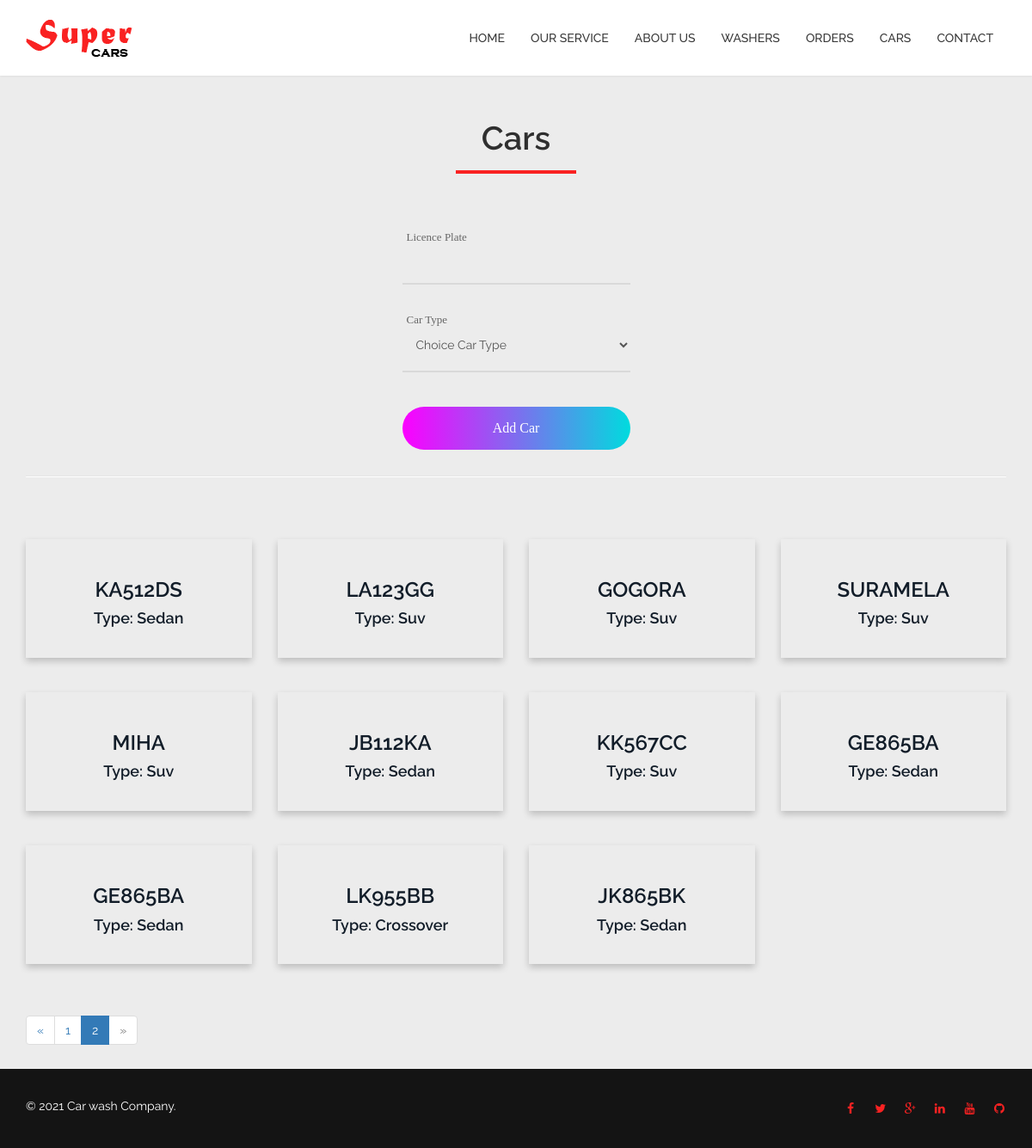
/cars?page=2, run on an earlier commit of the app's database.
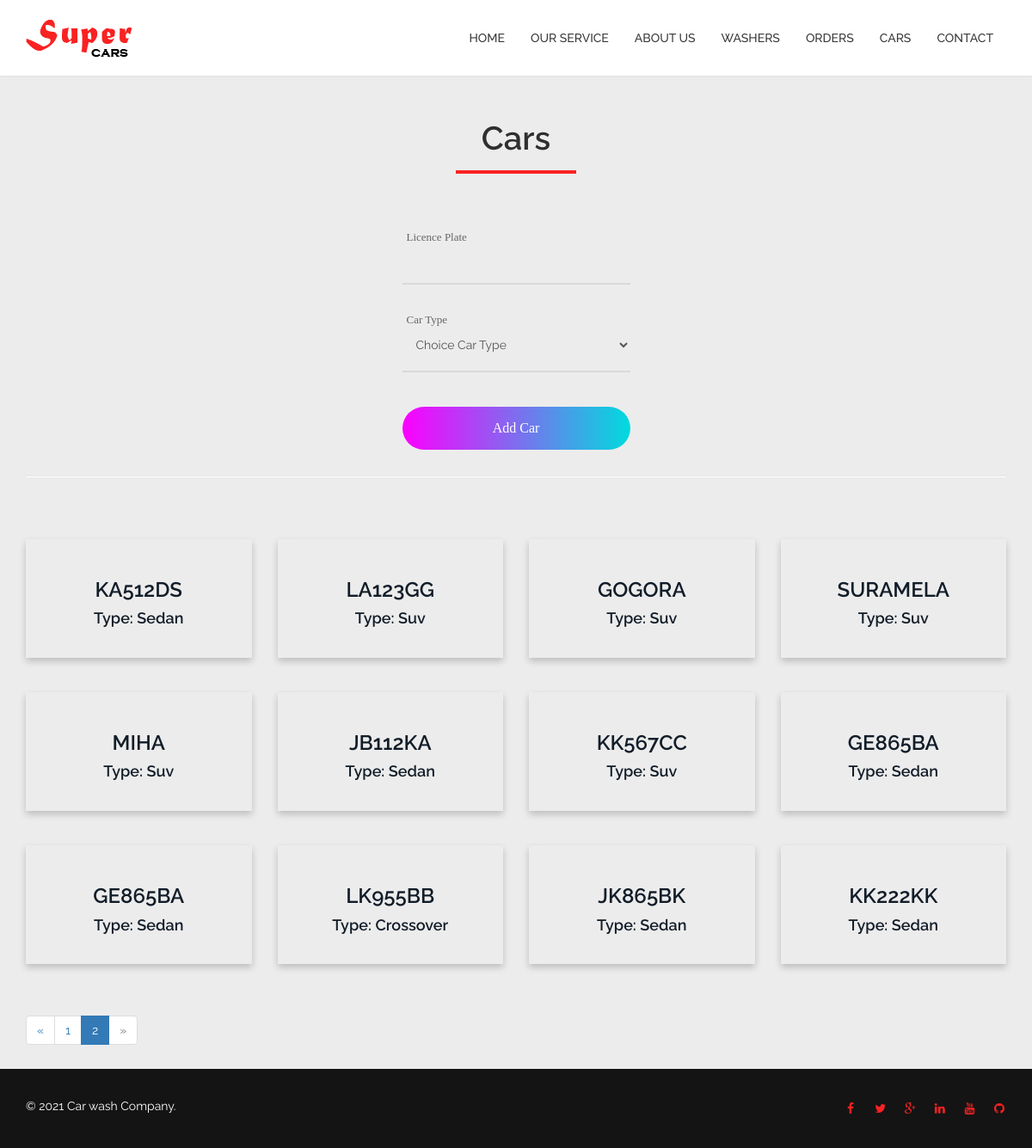
And on a later commit of the database.
### serviceapp/models.py (models this page shows, shortened)
class Car(models.Model):
    licence_plate = models.CharField(max_length=20)
    car_type = models.ForeignKey(
        to='serviceapp.CarType',
        on_delete=models.SET_NULL,
        null=True,
        related_name='cars')
    class Meta:
        verbose_name = _('Car')
        verbose_name_plural = _('Cars')

class CarType(models.Model):
    name = models.CharField(max_length=45, verbose_name=_('Car Type'), unique=True)
    price = models.DecimalField(max_digits=4, decimal_places=2)
    def __str__(self):
        return self.name
    class Meta:
        db_table = 'car_type'

### serviceapp/views.py (the view, shortened to what this page needs)
# urls.py: path('cars', cars_list, name='cars'),
def cars_list(request: WSGIRequest) -> HttpResponse:
    car_list = Car.objects.all()
    page = request.GET.get('page', 1)
    paginator = Paginator(car_list, 12)
    cars = paginator.page(page)
    car_form = CarForm()
    message_text = None
    return render(request, 'pages/cars.html', context={'cars': cars, 'form': car_form, 'message': message_text})

### serviceapp/forms.py
class CarForm(forms.ModelForm):
    licence_plate = CharField(widget=forms.TextInput(attrs={'class': 'car-input-fields'}))
    car_type = ModelChoiceField(empty_label='Choice Car Type',
                                widget=forms.Select(attrs={'class': 'form-control car-input-fields'}),
                                queryset=CarType.objects.all())
    class Meta:
        model = Car
        fields = ('licence_plate', 'car_type')

### templates/pages/cars.html (shortened to what this page needs)
{% extends 'layout.html' %}
{% load static %}
{% block content %}
    <section id="orders">
        <div class="container">
            <div class="section-header">
                <br>
                <br>
                <h2 class="section-title text-center wow fadeInDown">Cars</h2>
            </div>
            <form class="contact100-form validate-form car-form center" action="/cars" method="post">
                <div class="wrap-input100 validate-input">
                    <span class="label-input100">Licence Plate</span>
                    <div>
                        {{ form.licence_plate }}
                    </div>
                    <span class="focus-input100"></span>
                </div>
                <div class="wrap-input100 input100-select">
                    <span class="label-input100">Car Type</span>
                    <div>
                        {{ form.car_type }}
                    </div>
                    <span class="focus-input100"></span>
                </div>
                <div class="container-contact100-form-btn">
                    <div class="wrap-contact100-form-btn">
                        <div class="contact100-form-bgbtn"></div>
                        <button class="contact100-form-btn">
							<span>
								Add Car
							</span>
                        </button>
                    </div>
                </div>
            </form>
            <hr>
            <br>
            <br>
            <div class="row">
                {% for car in cars %}
                    <div class="col-md-3 col-sm-6 card-margin ">
                        <a href='#'>
                            <div class="wow fadeInUp car-card" data-wow-duration="400ms" data-wow-delay="0ms">
                                <div class="text-center">
                                    <br>
                                    <h3>{{ car.licence_plate }}</h3>
                                    <h4>Type: {{ car.car_type }}</h4>
                                    <br>
                                </div>
                            </div>
                        </a>
                    </div>
                {% endfor %}
            </div>
            {% if cars.has_other_pages %}
                <ul class="pagination">
                    {% if cars.has_previous %}
                        <li><a href="?page={{ cars.previous_page_number }}">&laquo;</a></li>
                    {% else %}
                        <li class="disabled"><span>&laquo;</span></li>
                    {% endif %}
                    {% for i in cars.paginator.page_range %}
                        {% if cars.number == i %}
                            <li class="active"><span>{{ i }} <span class="sr-only">(current)</span></span></li>
                        {% else %}
                            <li><a href="?page={{ i }}">{{ i }}</a></li>
                        {% endif %}
                    {% endfor %}
                    {% if cars.has_next %}
                        <li><a href="?page={{ cars.next_page_number }}">&raquo;</a></li>
                    {% else %}
                        <li class="disabled"><span>&raquo;</span></li>
                    {% endif %}
                </ul>
            {% endif %}
        </div>
    </section>
{% endblock %}

What changed in the data, as far as the page shows it:
added Car: licence_plate "KK222KK", car_type "Sedan"
